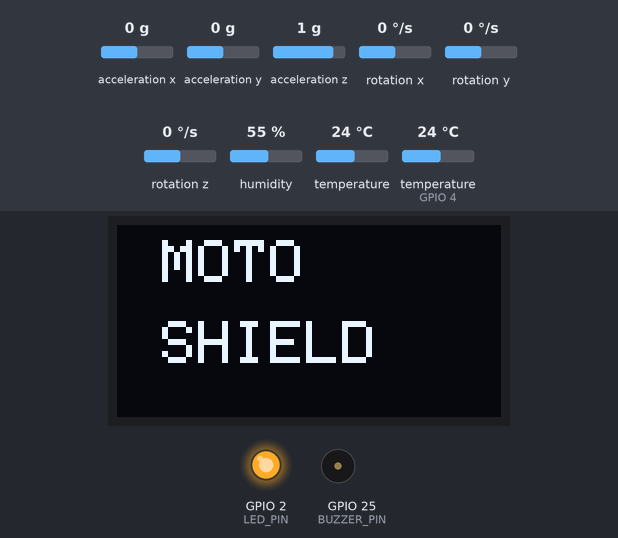
This sketch was run on a simulated ESP32. Parts: 128×64 one-colour display, output pins drawn as LEDs (lit = HIGH), buzzer (waves = sounding, pin HIGH). The test bench sets the inputs (shaded band); at power-on: acceleration x 0 g, acceleration y 0 g, acceleration z 1 g, rotation x 0 °/s, rotation y 0 °/s, rotation z 0 °/s, humidity 55 %, temperature 24 °C, temperature (sensor on GPIO 4) 24 °C. What the sketch prints to the serial monitor is not drawn.

Above: at 1.6 s.
At 9.0 s:
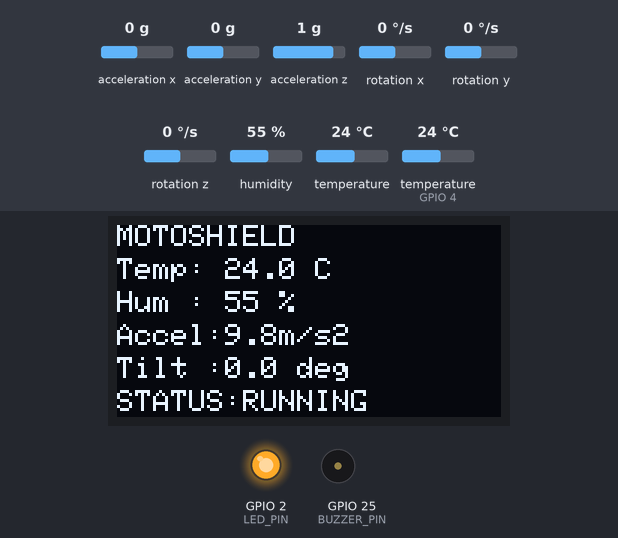
9.1 s: acceleration x set to -1 g
At 11.1 s:
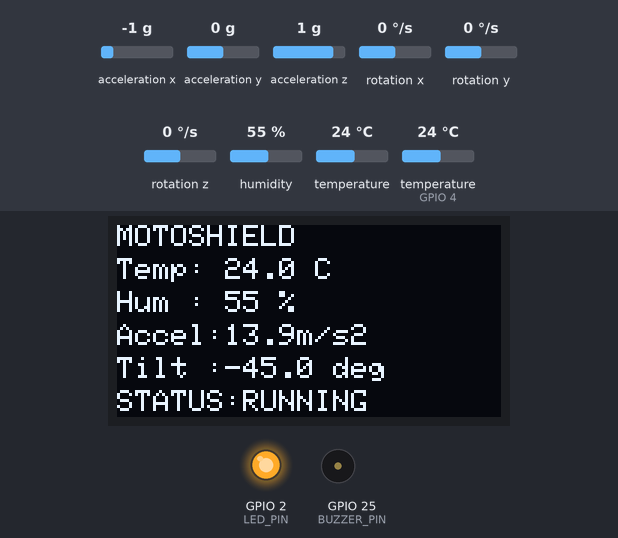
11.4 s: acceleration x set to -1.3 g
At 11.64 s:
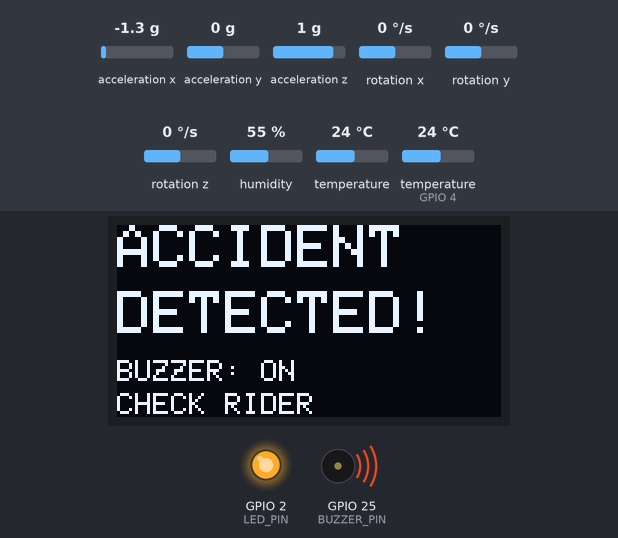
Timing chart, 0 to 19.5 s (numbered marks = the images above; inputs shaded):
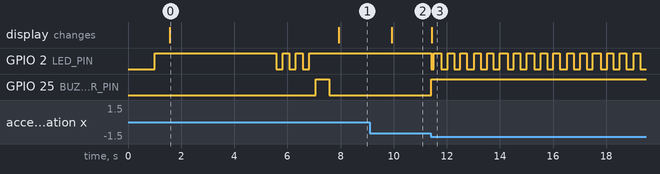

Measured:
- the behaviour switches between -1.1 and -1.2 g on acceleration x (found by bisection; images 2 and 3)
- after the input at 9.1 s, the display: changes after 0.83 s (image 2)
- after the input at 11.4 s, GPIO 2 (LED_PIN): HIGH → LOW at once, then repeats every 0.53 s: HIGH 0.29 s, LOW 0.24 s; GPIO 25 (BUZZER_PIN): LOW → HIGH at once; the display: changes at once (image 3)
- what the display in image 0 shows lasts 6.3 s, from 1.6 s to 7.9 s

The sketch:

MotoCare.ino
```cpp
#include <Wire.h>
#include <Adafruit_GFX.h>
#include <Adafruit_SSD1306.h>
#include <Adafruit_MPU6050.h>
#include <Adafruit_Sensor.h>
#include <DHT.h>
#include <math.h>

// =====================================================
// PIN CONFIGURATION
// =====================================================

#define SDA_PIN 21
#define SCL_PIN 22

#define DHT_PIN 4
#define DHT_TYPE DHT22

#define LED_PIN 2
#define BUZZER_PIN 25

// =====================================================
// OLED CONFIGURATION
// =====================================================

#define SCREEN_WIDTH 128
#define SCREEN_HEIGHT 64
#define OLED_RESET -1
#define OLED_ADDRESS 0x3C

Adafruit_SSD1306 display(
  SCREEN_WIDTH,
  SCREEN_HEIGHT,
  &Wire,
  OLED_RESET
);

// =====================================================
// SENSOR OBJECTS
// =====================================================

Adafruit_MPU6050 mpu;
DHT dht(DHT_PIN, DHT_TYPE);

// =====================================================
// SENSOR STATUS
// =====================================================

bool oledOK = false;
bool mpuOK = false;

// =====================================================
// ACCIDENT SETTINGS
// =====================================================

const float IMPACT_THRESHOLD = 18.0;
const float TILT_THRESHOLD = 50.0;

// =====================================================
// BUZZER SETTINGS
// =====================================================

// Buzzer every 30 seconds
const unsigned long BUZZER_INTERVAL = 30000;

// Normal buzzer sound duration
const unsigned long BUZZER_DURATION = 1000;

// Accident alarm duration
const unsigned long ACCIDENT_DURATION = 10000;

// =====================================================
// TIMERS
// =====================================================

unsigned long lastDisplay = 0;
unsigned long lastBuzzer = 0;
unsigned long buzzerStart = 0;
unsigned long accidentStart = 0;

// =====================================================
// STATES
// =====================================================

bool buzzerActive = false;
bool accidentDetected = false;

// =====================================================
// I2C SCANNER
// =====================================================

void scanI2C()
{
  Serial.println();
  Serial.println("I2C SCANNER");
  Serial.println("----------------");

  int devices = 0;

  for (byte address = 1; address < 127; address++)
  {
    Wire.beginTransmission(address);

    byte error = Wire.endTransmission();

    if (error == 0)
    {
      Serial.print("I2C device found at 0x");

      if (address < 16)
      {
        Serial.print("0");
      }

      Serial.println(address, HEX);

      devices++;
    }
  }

  if (devices == 0)
  {
    Serial.println("NO I2C DEVICES FOUND!");
  }
  else
  {
    Serial.print("Total I2C devices: ");
    Serial.println(devices);
  }

  Serial.println("----------------");
}

// =====================================================
// OLED INITIALIZATION
// =====================================================

void startOLED()
{
  if (display.begin(
        SSD1306_SWITCHCAPVCC,
        OLED_ADDRESS))
  {
    oledOK = true;

    Serial.println("OLED FOUND!");

    display.clearDisplay();

    display.setTextColor(SSD1306_WHITE);

    display.setTextSize(2);

    display.setCursor(15, 5);
    display.println("MOTO");

    display.setCursor(15, 32);
    display.println("SHIELD");

    display.display();

    delay(2000);
  }
  else
  {
    Serial.println("OLED NOT FOUND!");
  }
}

// =====================================================
// MPU6050 INITIALIZATION
// =====================================================

void startMPU()
{
  Serial.println();
  Serial.println("Testing MPU6050...");

  // Try 0x68
  if (mpu.begin(0x68, &Wire))
  {
    mpuOK = true;

    Serial.println("MPU6050 FOUND at 0x68");
  }

  // Try 0x69
  else if (mpu.begin(0x69, &Wire))
  {
    mpuOK = true;

    Serial.println("MPU6050 FOUND at 0x69");
  }

  else
  {
    mpuOK = false;

    Serial.println("MPU6050 NOT FOUND!");
  }

  if (mpuOK)
  {
    mpu.setAccelerometerRange(
      MPU6050_RANGE_8_G
    );

    mpu.setGyroRange(
      MPU6050_RANGE_500_DEG
    );

    mpu.setFilterBandwidth(
      MPU6050_BAND_21_HZ
    );

    Serial.println("MPU6050 CONFIGURED");
  }
}

// =====================================================
// SETUP
// =====================================================

void setup()
{
  Serial.begin(115200);

  delay(1000);

  Serial.println();
  Serial.println("================================");
  Serial.println("       MOTOSHIELD SYSTEM");
  Serial.println("================================");

  // ---------------------------------------------------
  // GPIO
  // ---------------------------------------------------

  pinMode(LED_PIN, OUTPUT);
  pinMode(BUZZER_PIN, OUTPUT);

  digitalWrite(LED_PIN, HIGH);
  digitalWrite(BUZZER_PIN, LOW);

  // ---------------------------------------------------
  // I2C
  // ---------------------------------------------------

  Wire.begin(
    SDA_PIN,
    SCL_PIN
  );

  delay(500);

  // ---------------------------------------------------
  // SCAN I2C
  // ---------------------------------------------------

  scanI2C();

  // ---------------------------------------------------
  // OLED
  // ---------------------------------------------------

  startOLED();

  // ---------------------------------------------------
  // MPU6050
  // ---------------------------------------------------

  startMPU();

  // ---------------------------------------------------
  // DHT22
  // ---------------------------------------------------

  dht.begin();

  Serial.println("DHT22 READY");

  delay(2000);

  // ---------------------------------------------------
  // LED TEST
  // ---------------------------------------------------

  Serial.println();
  Serial.println("LED TEST");

  for (int i = 0; i < 3; i++)
  {
    digitalWrite(LED_PIN, LOW);
    delay(250);

    digitalWrite(LED_PIN, HIGH);
    delay(250);
  }

  // ---------------------------------------------------
  // BUZZER TEST
  // ---------------------------------------------------

  Serial.println("BUZZER TEST");

  digitalWrite(BUZZER_PIN, HIGH);

  delay(500);

  digitalWrite(BUZZER_PIN, LOW);

  delay(300);

  // ---------------------------------------------------
  // NORMAL STATE
  // ---------------------------------------------------

  digitalWrite(LED_PIN, HIGH);
  digitalWrite(BUZZER_PIN, LOW);

  Serial.println();
  Serial.println("================================");
  Serial.println("       MOTOSHIELD READY");
  Serial.println("================================");
}

// =====================================================
// READ MPU6050
// =====================================================

void readMPU(
  float &acceleration,
  float &tilt
)
{
  acceleration = 0;
  tilt = 0;

  if (!mpuOK)
  {
    return;
  }

  sensors_event_t accel;
  sensors_event_t gyro;
  sensors_event_t temperature;

  mpu.getEvent(
    &accel,
    &gyro,
    &temperature
  );

  // Total acceleration
  acceleration = sqrt(
    accel.acceleration.x *
    accel.acceleration.x +

    accel.acceleration.y *
    accel.acceleration.y +

    accel.acceleration.z *
    accel.acceleration.z
  );

  // Tilt angle
  tilt = atan2(
    accel.acceleration.x,
    accel.acceleration.z
  ) * 180.0 / PI;
}

// =====================================================
// NORMAL BUZZER
// =====================================================

void normalBuzzer()
{
  unsigned long currentTime = millis();

  // Start buzzer every 30 seconds
  if (!buzzerActive &&
      currentTime - lastBuzzer >= BUZZER_INTERVAL)
  {
    lastBuzzer = currentTime;

    buzzerStart = currentTime;

    buzzerActive = true;

    digitalWrite(
      BUZZER_PIN,
      HIGH
    );

    Serial.println();
    Serial.println("********************************");
    Serial.println("BUZZER: ON");
    Serial.println("30 SECOND ALERT");
    Serial.println("********************************");
  }

  // Stop buzzer
  if (buzzerActive &&
      currentTime - buzzerStart >= BUZZER_DURATION)
  {
    buzzerActive = false;

    digitalWrite(
      BUZZER_PIN,
      LOW
    );

    Serial.println("BUZZER: OFF");
  }
}

// =====================================================
// ACCIDENT ALARM
// =====================================================

void accidentAlarm()
{
  unsigned long currentTime = millis();

  // ---------------------------------------------------
  // BLINK LED
  // ---------------------------------------------------

  if ((currentTime / 250) % 2 == 0)
  {
    digitalWrite(
      LED_PIN,
      HIGH
    );
  }
  else
  {
    digitalWrite(
      LED_PIN,
      LOW
    );
  }

  // ---------------------------------------------------
  // BUZZER
  // ---------------------------------------------------

  digitalWrite(
    BUZZER_PIN,
    HIGH
  );

  // ---------------------------------------------------
  // OLED ACCIDENT SCREEN
  // ---------------------------------------------------

  if (oledOK)
  {
    display.clearDisplay();

    display.setTextColor(
      SSD1306_WHITE
    );

    display.setTextSize(2);

    display.setCursor(0, 0);
    display.println("ACCIDENT");

    display.setCursor(0, 22);
    display.println("DETECTED!");

    display.setTextSize(1);

    display.setCursor(0, 45);
    display.println("BUZZER: ON");

    display.setCursor(0, 56);
    display.println("CHECK RIDER");

    display.display();
  }

  // ---------------------------------------------------
  // CLEAR AFTER 10 SECONDS
  // ---------------------------------------------------

  if (currentTime - accidentStart >= ACCIDENT_DURATION)
  {
    accidentDetected = false;

    digitalWrite(
      BUZZER_PIN,
      LOW
    );

    digitalWrite(
      LED_PIN,
      HIGH
    );

    Serial.println("ACCIDENT ALERT CLEARED");
  }
}

// =====================================================
// OLED DASHBOARD
// =====================================================

void showDashboard(
  float acceleration,
  float tilt,
  float temperature,
  float humidity
)
{
  if (!oledOK)
  {
    return;
  }

  display.clearDisplay();

  display.setTextColor(
    SSD1306_WHITE
  );

  display.setTextSize(1);

  // ---------------------------------------------------
  // TITLE
  // ---------------------------------------------------

  display.setCursor(0, 0);

  display.println(
    "MOTOSHIELD"
  );

  // ---------------------------------------------------
  // TEMPERATURE
  // ---------------------------------------------------

  display.setCursor(0, 11);

  display.print("Temp: ");

  if (!isnan(temperature))
  {
    display.print(
      temperature,
      1
    );

    display.println(" C");
  }
  else
  {
    display.println("ERROR");
  }

  // ---------------------------------------------------
  // HUMIDITY
  // ---------------------------------------------------

  display.setCursor(0, 22);

  display.print("Hum : ");

  if (!isnan(humidity))
  {
    display.print(
      humidity,
      0
    );

    display.println(" %");
  }
  else
  {
    display.println("ERROR");
  }

  // ---------------------------------------------------
  // ACCELERATION
  // ---------------------------------------------------

  display.setCursor(0, 33);

  display.print("Accel:");

  if (mpuOK)
  {
    display.print(
      acceleration,
      1
    );

    display.println(
      "m/s2"
    );
  }
  else
  {
    display.println("ERROR");
  }

  // ---------------------------------------------------
  // TILT
  // ---------------------------------------------------

  display.setCursor(0, 44);

  display.print("Tilt :");

  if (mpuOK)
  {
    display.print(
      tilt,
      1
    );

    display.println(
      " deg"
    );
  }
  else
  {
    display.println("ERROR");
  }

  // ---------------------------------------------------
  // STATUS
  // ---------------------------------------------------

  display.setCursor(0, 55);

  display.print("STATUS:");

  display.println(
    "RUNNING"
  );

  display.display();
}

// =====================================================
// MAIN LOOP
// =====================================================

void loop()
{
  // ---------------------------------------------------
  // MPU DATA
  // ---------------------------------------------------

  float acceleration = 0;

  float tilt = 0;

  readMPU(
    acceleration,
    tilt
  );

  // ---------------------------------------------------
  // DHT DATA
  // ---------------------------------------------------

  float temperature =
    dht.readTemperature();

  float humidity =
    dht.readHumidity();

  // ---------------------------------------------------
  // ACCIDENT DETECTION
  // ---------------------------------------------------

  bool impact = false;

  bool tiltDetected = false;

  if (mpuOK)
  {
    if (acceleration >= IMPACT_THRESHOLD)
    {
      impact = true;
    }

    if (abs(tilt) >= TILT_THRESHOLD)
    {
      tiltDetected = true;
    }
  }

  // ---------------------------------------------------
  // TRIGGER ACCIDENT
  // ---------------------------------------------------

  if ((impact || tiltDetected) &&
      !accidentDetected)
  {
    accidentDetected = true;

    accidentStart = millis();

    Serial.println();
    Serial.println("!!!!!!!!!!!!!!!!!!!!!!!!");
    Serial.println("   ACCIDENT DETECTED");
    Serial.println("   EMERGENCY ALERT");
    Serial.println("!!!!!!!!!!!!!!!!!!!!!!!!");
  }

  // ---------------------------------------------------
  // ACCIDENT MODE
  // ---------------------------------------------------

  if (accidentDetected)
  {
    accidentAlarm();

    delay(20);

    return;
  }

  // ---------------------------------------------------
  // NORMAL MODE
  // ---------------------------------------------------

  // LED always ON
  digitalWrite(
    LED_PIN,
    HIGH
  );

  // Buzzer every 30 seconds
  normalBuzzer();

  // ---------------------------------------------------
  // UPDATE DASHBOARD
  // ---------------------------------------------------

  if (millis() - lastDisplay >= 1000)
  {
    lastDisplay = millis();

    // -------------------------------------------------
    // SERIAL OUTPUT
    // -------------------------------------------------

    Serial.println();
    Serial.println("--------------------------------");
    Serial.println("       MOTOSHIELD DASHBOARD");
    Serial.println("--------------------------------");

    Serial.print(
      "Acceleration : "
    );

    if (mpuOK)
    {
      Serial.print(
        acceleration,
        2
      );

      Serial.println(
        " m/s2"
      );
    }
    else
    {
      Serial.println(
        "ERROR"
      );
    }

    Serial.print(
      "Tilt         : "
    );

    if (mpuOK)
    {
      Serial.print(
        tilt,
        1
      );

      Serial.println(
        " deg"
      );
    }
    else
    {
      Serial.println(
        "ERROR"
      );
    }

    Serial.print(
      "Temperature  : "
    );

    if (!isnan(temperature))
    {
      Serial.print(
        temperature,
        1
      );

      Serial.println(
        " C"
      );
    }
    else
    {
      Serial.println(
        "ERROR"
      );
    }

    Serial.print(
      "Humidity     : "
    );

    if (!isnan(humidity))
    {
      Serial.print(
        humidity,
        1
      );

      Serial.println(
        " %"
      );
    }
    else
    {
      Serial.println(
        "ERROR"
      );
    }

    Serial.println(
      "LED          : ON"
    );

    if (buzzerActive)
    {
      Serial.println(
        "BUZZER       : ON"
      );
    }
    else
    {
      Serial.println(
        "BUZZER       : OFF"
      );
    }

    Serial.println(
      "SYSTEM       : RUNNING"
    );

    // -------------------------------------------------
    // OLED
    // -------------------------------------------------

    showDashboard(
      acceleration,
      tilt,
      temperature,
      humidity
    );
  }

  delay(20);
}
```
